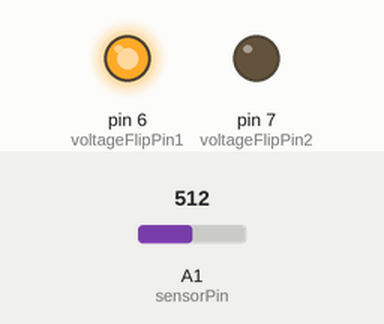
This sketch was run on a simulated Arduino Uno, built with avr-gcc and run on an emulated ATmega328P. On the bench: output pins drawn as LEDs (lit = HIGH). The inputs (shaded band) are chosen by the test bench; at power-on: A1 (sensorPin) = 512. What the sketch prints to the serial monitor is not drawn.

Above: at 2.0 s.
At 5.0 s:
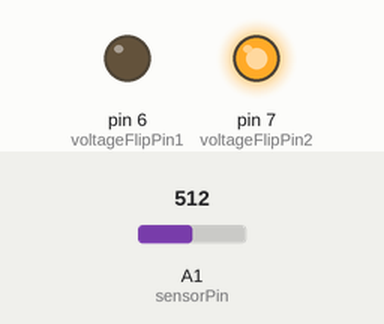
Timing chart, 0 to 7.8 s (numbered marks = the images above):
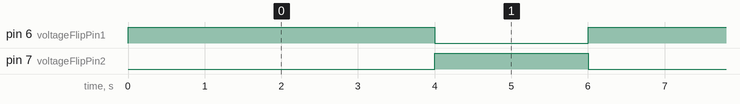

The sketch:

soilMoisture_Sensor.ino
```cpp
#define voltageFlipPin1 6
#define voltageFlipPin2 7
#define sensorPin 1

int flipTimer = 2000;

void setup(){
  Serial.begin(9600);
  pinMode(voltageFlipPin1, OUTPUT);
  pinMode(voltageFlipPin2, OUTPUT);
  pinMode(sensorPin, INPUT);

}


void setSensorPolarity(boolean flip){
  if(flip){
    digitalWrite(voltageFlipPin1, HIGH);
    digitalWrite(voltageFlipPin2, LOW);
  }else{
    digitalWrite(voltageFlipPin1, LOW);
    digitalWrite(voltageFlipPin2, HIGH);
  }
}


void loop(){

  //
  setSensorPolarity(true);
  delay(flipTimer);
  int val1 = analogRead(sensorPin);
  delay(flipTimer);
  setSensorPolarity(false);
  delay(flipTimer);
  // invert the reading
  int val2 = 1023 - analogRead(sensorPin);
  //
  reportLevels(val1,val2);

}


void reportLevels(int val1,int val2){

  int avg = (val1 + val2) / 2;

  String msg = "avg: ";
  msg += avg;
  Serial.print("read 1 is ");
  Serial.println(val1);

  Serial.print("read 2 is ");
  Serial.println(val2);

  Serial.println(msg);

}
```

Measured:
- by itself, pin 6 (voltageFlipPin1): alternates HIGH for 4.0 s and LOW for 2.0 s
- by itself, pin 7 (voltageFlipPin2): alternates HIGH for 2.0 s and LOW for 4.0 s
